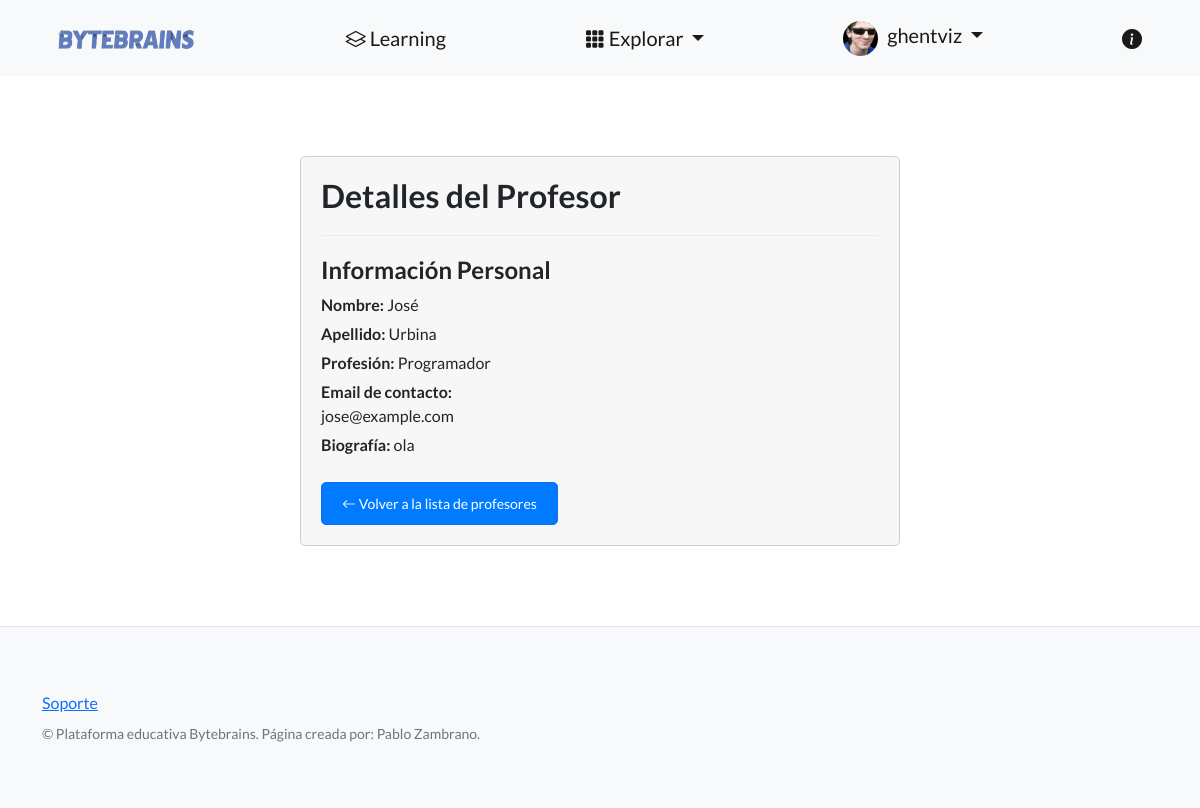
The app's page /plataforma/profesores/3/ (signed in) with its own data.
### perfiles/models.py (models this page shows, shortened)
class Avatar(models.Model):
    user = models.OneToOneField(User, on_delete=models.CASCADE, null=True)
    imagen = models.ImageField(upload_to='avatares', null=True, blank=True)

### control_estudios/models.py (models this page shows, shortened)
class Profesor(models.Model):
    nombre = models.CharField(max_length=256)
    apellido = models.CharField(max_length=256)
    fecha_nac = models.DateField()
    dni = models.CharField(max_length=32)
    email = models.EmailField()
    telefono = models.CharField(max_length=20)
    profesion = models.CharField(max_length=128)
    bio = models.TextField()
    creador = models.ForeignKey(User, on_delete=models.SET_NULL, null=True)

### control_estudios/views.py (the view)
# urls.py: path("profesores/<int:id>/", ver_profesor, name="ver_profesor"),
@login_required
def ver_profesor(request, id):
    profesor = get_object_or_404(Profesor, id=id)
    context = {
        'object': profesor
    }
    return render(request, 'control_estudios/profesores_detail.html', context)

### control_estudios/templates/control_estudios/profesores_detail.html (shortened to what this page needs)
{% extends "control_estudios/base.html" %}
{% block contenido %}
  <div class="details-container">
    <h2>Detalles del Profesor</h2>
    <hr>
    <div class="row">
      <div class="col-md-6">
        <h4>Información Personal</h4>
        <p><strong>Nombre:</strong> {{ object.nombre }}</p>
        <p><strong>Apellido:</strong> {{ object.apellido }}</p>
        <p><strong>Profesión:</strong> {{ object.profesion }}</p>
        <p><strong>Email de contacto:</strong> {{ object.email }}</p>
        <p><strong>Biografía:</strong> {{ object.bio }}</p>
      </div>
    </div>
    <a href="{% url 'lista_profesores' %}" class="back-link btn btn-outline-primary btn-sm">
      <i class="bi bi-arrow-left"></i> Volver a la lista de profesores
  </a>
  </div>
{% endblock contenido %}

### control_estudios/templates/control_estudios/base.html (shortened to what this page needs)
{% load static %}
<!DOCTYPE html>
<html lang="en">
<head>
    <link href="https://cdn.jsdelivr.net/npm/bootstrap-icons@1.5.0/font/bootstrap-icons.css" rel="stylesheet"
        type="text/css" />
    <link href="{% static 'css/styles.css' %}" rel="stylesheet" />
</head>
<body>
    <nav class="navbar navbar-light bg-light static-top">
        <div class="container">
            <a class="navbar-brand logo-link" href="{% url 'inicio'%}">
                <img class="logo" src="{% static 'logo.png' %}" alt="Logo de la página" />
            </a>
            <a class="navbar-brand learning-link" href="{%url 'lista_posts'%}">
                <i class="bi bi-layers"></i>
                Learning
            </a>
            <div class="dropdown" id="plataformaDropdown">
                <a class="navbar-brand dropdown-toggle" href="#" role="button" data-bs-toggle="dropdown"
                    aria-expanded="false">
                    <i class="bi bi-grid-3x3-gap-fill"></i>
                    Explorar
                </a>
            </div>
            <div class="dropdown" onmouseenter="showDropdown()" onmouseleave="hideDropdown()">
                <a class="navbar-brand dropdown-toggle" href="#" role="button" id="usuarioDropdown" data-bs-toggle="dropdown"
                    aria-expanded="false">
                    {% if user.is_authenticated %}
                        {% if user.avatar %}
                            {% if user.avatar.imagen %}
                            <img src="{{ user.avatar.imagen.url }}" style="width: 35px; height: 35px; border-radius: 50%; margin-right: 5px;">
                            {% else %}
                                <i class="bi bi-person-fill"></i>
                            {% endif %}
                        {% else %}
                            <i class="bi bi-person-fill"></i>
                        {% endif %}
                        {{ user.username }}
                    {% else %}
                    <i class="bi bi-person-fill"></i> Gestionar usuario
                    {% endif %}
                </a>
            </div>
            <a class="navbar-brand about-link" href="{% url 'about' %}">
                <i class="bi bi-info-circle-fill"></i>
            </a>
        </div>
    </nav>
    <section style="padding: 80px 50px;">
        {% block contenido %}
        {% endblock contenido %}
    </section>
    <footer class="footer">
        <div class="container">
            <div class="row">
                <div class="col-lg-6 h-100 text-center text-lg-start my-auto">
                    <ul class="list-inline mb-2">
                        <li class="list-inline-item"><a
                                href="https://docs.google.com/forms/d/e/1FAIpQLSdrpu41T0OnxFOVRi3Zn0Obj1P5-a_17yXlUdo7N0pcVgMJ1Q/viewform?usp=sf_link">Soporte</a>
                        </li>
                    </ul>
                    <p class="text-muted small mb-4 mb-lg-0">&copy; Plataforma educativa Bytebrains. Página creada por:
                        Pablo Zambrano.</p>
                </div>
            </div>
        </div>
    </footer>
</body>
</html>

### control_estudios/templates/control_estudios/base.html (style rules this page uses)
.logo { width: 165px; height: 50px; }
.logo { transition: transform 0.2s; }
.footer { padding: 40px 0; background-color: #f8f9fa; border-top: 1px solid #dee2e6; }
.footer p { margin-bottom: 0; }
.learning-link { transition: transform 0.2s; }
.about-link { position: relative; }
.about-link::after { content: "Acerca de"; position: absolute; top: 100%; left: 50%; transform: translateX(-50%); background-color: #f8f9fa; padding: 8px 16px; border-radius: 8px; opacity: 0; visibility: hidden; transition: opacity 0.3s, visibility 0.3s; box-shadow: 0 2px 4px rgba(0, 0, 0, 0.1); font-family: 'Lato', sans-serif; font-weight: 400; font-size: 14px; color: #333; white-space: nowrap; }

### control_estudios/templates/control_estudios/profesores_detail.html (style rules this page uses)
.details-container { max-width: 600px; margin: 0 auto; padding: 20px; background-color: #f7f7f7; border: 1px solid #ccc; border-radius: 5px; opacity: 0; transform: translateY(-20px); transition: opacity 0.5s ease-in-out, transform 0.5s ease-in-out; }
.details-container.show { opacity: 1; transform: translateY(0); }
.details-container h2 { margin-bottom: 10px; }
.details-container hr { margin: 20px 0; border: 0; border-top: 1px solid #ccc; }
.details-container p { margin-bottom: 5px; }
.details-container .btn { display: inline-block; margin-top: 20px; padding: 10px 20px; background-color: #007bff; color: #fff; text-decoration: none; border-radius: 5px; }

### records on screen
Profesor: nombre "José", apellido "Urbina", profesion "Programador", email "jose@example.com", bio "ola"

### other values on screen
{{ user.username }} "ghentviz"
